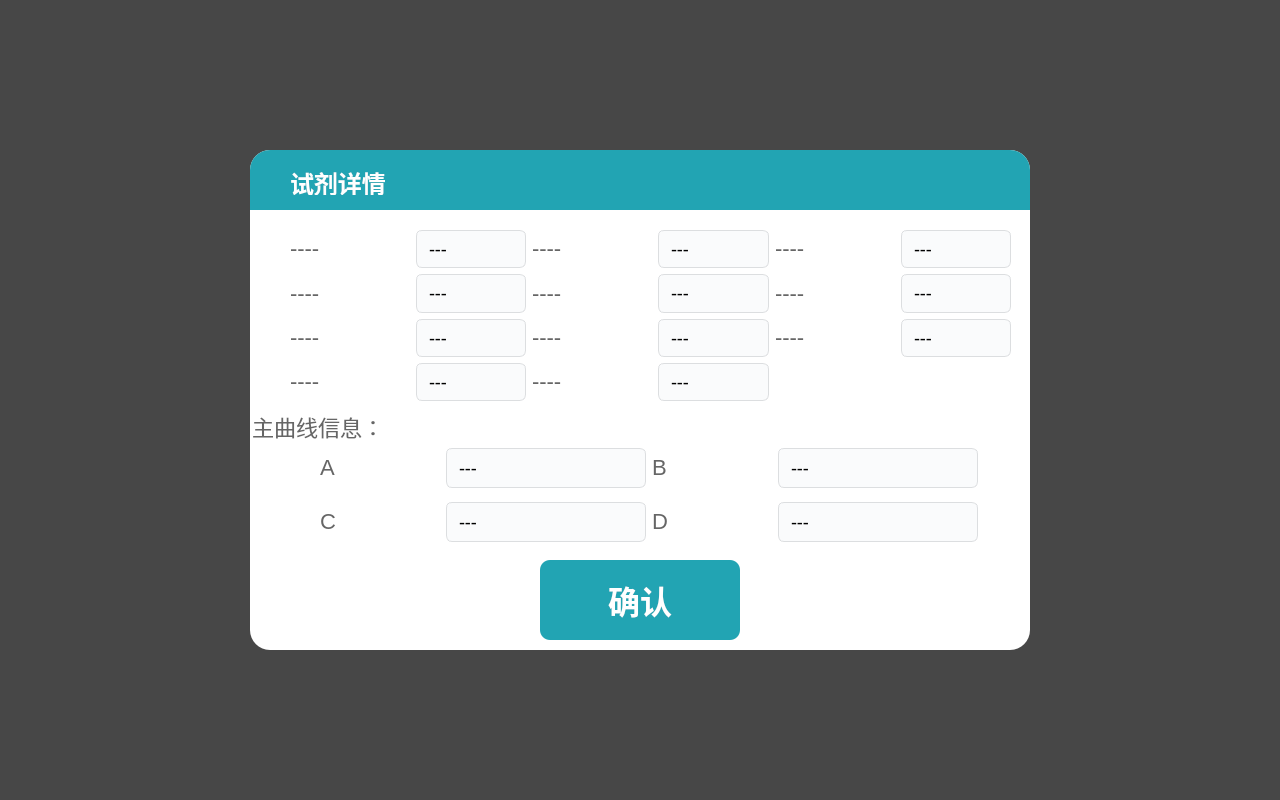
<?xml version="1.0" encoding="UTF-8"?>
<ui version="4.0">
 <class>DReagentDetails</class>
 <widget class="QWidget" name="DReagentDetails">
  <property name="geometry">
   <rect>
    <x>0</x>
    <y>0</y>
    <width>1280</width>
    <height>800</height>
   </rect>
  </property>
  <property name="windowTitle">
   <string>Form</string>
  </property>
  <property name="styleSheet">
   <string notr="true">image: none;
background: none;

background-color: rgba(0, 0, 0, 120);</string>
  </property>
  <layout class="QGridLayout" name="gridLayout">
   <item row="0" column="1">
    <spacer name="verticalSpacer">
     <property name="orientation">
      <enum>Qt::Vertical</enum>
     </property>
     <property name="sizeHint" stdset="0">
      <size>
       <width>20</width>
       <height>132</height>
      </size>
     </property>
    </spacer>
   </item>
   <item row="1" column="2">
    <spacer name="horizontalSpacer_2">
     <property name="orientation">
      <enum>Qt::Horizontal</enum>
     </property>
     <property name="sizeHint" stdset="0">
      <size>
       <width>232</width>
       <height>20</height>
      </size>
     </property>
    </spacer>
   </item>
   <item row="2" column="1">
    <spacer name="verticalSpacer_2">
     <property name="orientation">
      <enum>Qt::Vertical</enum>
     </property>
     <property name="sizeHint" stdset="0">
      <size>
       <width>20</width>
       <height>132</height>
      </size>
     </property>
    </spacer>
   </item>
   <item row="1" column="0">
    <spacer name="horizontalSpacer">
     <property name="orientation">
      <enum>Qt::Horizontal</enum>
     </property>
     <property name="sizeHint" stdset="0">
      <size>
       <width>232</width>
       <height>20</height>
      </size>
     </property>
    </spacer>
   </item>
   <item row="1" column="1">
    <widget class="QWidget" name="widget" native="true">
     <property name="minimumSize">
      <size>
       <width>780</width>
       <height>500</height>
      </size>
     </property>
     <property name="styleSheet">
      <string notr="true">image: none;
border-image: none;
background-image: none;

background: #FFFFFF;
border-radius: 20px;</string>
     </property>
     <widget class="QLabel" name="label_name">
      <property name="geometry">
       <rect>
        <x>40</x>
        <y>20</y>
        <width>241</width>
        <height>25</height>
       </rect>
      </property>
      <property name="styleSheet">
       <string notr="true">background: transparent;

width: 46px;
height: 23px;
font-family: PingFang SC;
font-weight: 500;
font-size: 24px;
color: #ffffff;
line-height: 34px;</string>
      </property>
      <property name="text">
       <string>试剂详情</string>
      </property>
     </widget>
     <widget class="QWidget" name="widget_5" native="true">
      <property name="geometry">
       <rect>
        <x>0</x>
        <y>0</y>
        <width>780</width>
        <height>60</height>
       </rect>
      </property>
      <property name="minimumSize">
       <size>
        <width>480</width>
        <height>40</height>
       </size>
      </property>
      <property name="styleSheet">
       <string notr="true">border: none;
background: none;
image: none;

background: #22a4b3;

border-top-left-radius: 20px;
border-top-right-radius: 20px;
border-bottom-left-radius: 0px;
border-bottom-right-radius: 0px;</string>
      </property>
     </widget>
     <widget class="QPushButton" name="btn_yes">
      <property name="geometry">
       <rect>
        <x>290</x>
        <y>410</y>
        <width>200</width>
        <height>80</height>
       </rect>
      </property>
      <property name="sizePolicy">
       <sizepolicy hsizetype="Expanding" vsizetype="Expanding">
        <horstretch>0</horstretch>
        <verstretch>0</verstretch>
       </sizepolicy>
      </property>
      <property name="maximumSize">
       <size>
        <width>1111</width>
        <height>1111</height>
       </size>
      </property>
      <property name="styleSheet">
       <string notr="true">background: #22A4B3;
border-radius: 10px;

font-family: PingFang SC;
font-weight: bold;
font-size: 32px;
color: #FFFFFF;
line-height: 42px;</string>
      </property>
      <property name="text">
       <string>确认</string>
      </property>
      <property name="flat">
       <bool>true</bool>
      </property>
     </widget>
     <widget class="QLabel" name="label_main">
      <property name="geometry">
       <rect>
        <x>2</x>
        <y>264</y>
        <width>150</width>
        <height>25</height>
       </rect>
      </property>
      <property name="sizePolicy">
       <sizepolicy hsizetype="Fixed" vsizetype="Minimum">
        <horstretch>0</horstretch>
        <verstretch>0</verstretch>
       </sizepolicy>
      </property>
      <property name="minimumSize">
       <size>
        <width>150</width>
        <height>25</height>
       </size>
      </property>
      <property name="maximumSize">
       <size>
        <width>100</width>
        <height>25</height>
       </size>
      </property>
      <property name="styleSheet">
       <string notr="true">font-size: 22px;
font-family: &quot;PingFang SC&quot;;
color: #666666;
</string>
      </property>
      <property name="text">
       <string>主曲线信息：</string>
      </property>
     </widget>
     <widget class="QWidget" name="">
      <property name="geometry">
       <rect>
        <x>40</x>
        <y>80</y>
        <width>721</width>
        <height>171</height>
       </rect>
      </property>
      <layout class="QGridLayout" name="gridLayout_2">
       <item row="3" column="2">
        <widget class="QLabel" name="label_paramsName_10">
         <property name="sizePolicy">
          <sizepolicy hsizetype="Fixed" vsizetype="Minimum">
           <horstretch>0</horstretch>
           <verstretch>0</verstretch>
          </sizepolicy>
         </property>
         <property name="minimumSize">
          <size>
           <width>120</width>
           <height>25</height>
          </size>
         </property>
         <property name="maximumSize">
          <size>
           <width>120</width>
           <height>25</height>
          </size>
         </property>
         <property name="styleSheet">
          <string notr="true">font-size: 22px;
font-family: &quot;PingFang SC&quot;;
color: #666666;
</string>
         </property>
         <property name="text">
          <string>----</string>
         </property>
        </widget>
       </item>
       <item row="0" column="4">
        <widget class="QLabel" name="label_paramsName_2">
         <property name="sizePolicy">
          <sizepolicy hsizetype="Fixed" vsizetype="Minimum">
           <horstretch>0</horstretch>
           <verstretch>0</verstretch>
          </sizepolicy>
         </property>
         <property name="minimumSize">
          <size>
           <width>120</width>
           <height>25</height>
          </size>
         </property>
         <property name="maximumSize">
          <size>
           <width>120</width>
           <height>25</height>
          </size>
         </property>
         <property name="styleSheet">
          <string notr="true">font-size: 22px;
font-family: &quot;PingFang SC&quot;;
color: #666666;
</string>
         </property>
         <property name="text">
          <string>----</string>
         </property>
        </widget>
       </item>
       <item row="1" column="4">
        <widget class="QLabel" name="label_paramsName_5">
         <property name="sizePolicy">
          <sizepolicy hsizetype="Fixed" vsizetype="Minimum">
           <horstretch>0</horstretch>
           <verstretch>0</verstretch>
          </sizepolicy>
         </property>
         <property name="minimumSize">
          <size>
           <width>120</width>
           <height>25</height>
          </size>
         </property>
         <property name="maximumSize">
          <size>
           <width>120</width>
           <height>25</height>
          </size>
         </property>
         <property name="styleSheet">
          <string notr="true">font-size: 22px;
font-family: &quot;PingFang SC&quot;;
color: #666666;
</string>
         </property>
         <property name="text">
          <string>----</string>
         </property>
        </widget>
       </item>
       <item row="2" column="2">
        <widget class="QLabel" name="label_paramsName_7">
         <property name="sizePolicy">
          <sizepolicy hsizetype="Fixed" vsizetype="Minimum">
           <horstretch>0</horstretch>
           <verstretch>0</verstretch>
          </sizepolicy>
         </property>
         <property name="minimumSize">
          <size>
           <width>120</width>
           <height>25</height>
          </size>
         </property>
         <property name="maximumSize">
          <size>
           <width>120</width>
           <height>25</height>
          </size>
         </property>
         <property name="styleSheet">
          <string notr="true">font-size: 22px;
font-family: &quot;PingFang SC&quot;;
color: #666666;
</string>
         </property>
         <property name="text">
          <string>----</string>
         </property>
        </widget>
       </item>
       <item row="3" column="0">
        <widget class="QLabel" name="label_paramsName_9">
         <property name="sizePolicy">
          <sizepolicy hsizetype="Fixed" vsizetype="Minimum">
           <horstretch>0</horstretch>
           <verstretch>0</verstretch>
          </sizepolicy>
         </property>
         <property name="minimumSize">
          <size>
           <width>120</width>
           <height>25</height>
          </size>
         </property>
         <property name="maximumSize">
          <size>
           <width>120</width>
           <height>25</height>
          </size>
         </property>
         <property name="styleSheet">
          <string notr="true">font-size: 22px;
font-family: &quot;PingFang SC&quot;;
color: #666666;
</string>
         </property>
         <property name="text">
          <string>----</string>
         </property>
        </widget>
       </item>
       <item row="1" column="0">
        <widget class="QLabel" name="label_paramsName_3">
         <property name="sizePolicy">
          <sizepolicy hsizetype="Fixed" vsizetype="Minimum">
           <horstretch>0</horstretch>
           <verstretch>0</verstretch>
          </sizepolicy>
         </property>
         <property name="minimumSize">
          <size>
           <width>120</width>
           <height>25</height>
          </size>
         </property>
         <property name="maximumSize">
          <size>
           <width>120</width>
           <height>25</height>
          </size>
         </property>
         <property name="styleSheet">
          <string notr="true">font-size: 22px;
font-family: &quot;PingFang SC&quot;;
color: #666666;
</string>
         </property>
         <property name="text">
          <string>----</string>
         </property>
        </widget>
       </item>
       <item row="2" column="4">
        <widget class="QLabel" name="label_paramsName_8">
         <property name="sizePolicy">
          <sizepolicy hsizetype="Fixed" vsizetype="Minimum">
           <horstretch>0</horstretch>
           <verstretch>0</verstretch>
          </sizepolicy>
         </property>
         <property name="minimumSize">
          <size>
           <width>120</width>
           <height>25</height>
          </size>
         </property>
         <property name="maximumSize">
          <size>
           <width>120</width>
           <height>25</height>
          </size>
         </property>
         <property name="styleSheet">
          <string notr="true">font-size: 22px;
font-family: &quot;PingFang SC&quot;;
color: #666666;
</string>
         </property>
         <property name="text">
          <string>----</string>
         </property>
        </widget>
       </item>
       <item row="0" column="2">
        <widget class="QLabel" name="label_paramsName_1">
         <property name="sizePolicy">
          <sizepolicy hsizetype="Fixed" vsizetype="Minimum">
           <horstretch>0</horstretch>
           <verstretch>0</verstretch>
          </sizepolicy>
         </property>
         <property name="minimumSize">
          <size>
           <width>120</width>
           <height>25</height>
          </size>
         </property>
         <property name="maximumSize">
          <size>
           <width>120</width>
           <height>25</height>
          </size>
         </property>
         <property name="styleSheet">
          <string notr="true">font-size: 22px;
font-family: &quot;PingFang SC&quot;;
color: #666666;
</string>
         </property>
         <property name="text">
          <string>----</string>
         </property>
        </widget>
       </item>
       <item row="1" column="2">
        <widget class="QLabel" name="label_paramsName_4">
         <property name="sizePolicy">
          <sizepolicy hsizetype="Fixed" vsizetype="Minimum">
           <horstretch>0</horstretch>
           <verstretch>0</verstretch>
          </sizepolicy>
         </property>
         <property name="minimumSize">
          <size>
           <width>120</width>
           <height>25</height>
          </size>
         </property>
         <property name="maximumSize">
          <size>
           <width>120</width>
           <height>25</height>
          </size>
         </property>
         <property name="styleSheet">
          <string notr="true">font-size: 22px;
font-family: &quot;PingFang SC&quot;;
color: #666666;
</string>
         </property>
         <property name="text">
          <string>----</string>
         </property>
        </widget>
       </item>
       <item row="2" column="0">
        <widget class="QLabel" name="label_paramsName_6">
         <property name="sizePolicy">
          <sizepolicy hsizetype="Fixed" vsizetype="Minimum">
           <horstretch>0</horstretch>
           <verstretch>0</verstretch>
          </sizepolicy>
         </property>
         <property name="minimumSize">
          <size>
           <width>120</width>
           <height>25</height>
          </size>
         </property>
         <property name="maximumSize">
          <size>
           <width>120</width>
           <height>25</height>
          </size>
         </property>
         <property name="styleSheet">
          <string notr="true">font-size: 22px;
font-family: &quot;PingFang SC&quot;;
color: #666666;
</string>
         </property>
         <property name="text">
          <string>----</string>
         </property>
        </widget>
       </item>
       <item row="0" column="0">
        <widget class="QLabel" name="label_paramsName_0">
         <property name="sizePolicy">
          <sizepolicy hsizetype="Fixed" vsizetype="Minimum">
           <horstretch>0</horstretch>
           <verstretch>0</verstretch>
          </sizepolicy>
         </property>
         <property name="minimumSize">
          <size>
           <width>120</width>
           <height>25</height>
          </size>
         </property>
         <property name="maximumSize">
          <size>
           <width>120</width>
           <height>25</height>
          </size>
         </property>
         <property name="styleSheet">
          <string notr="true">font-size: 22px;
font-family: &quot;PingFang SC&quot;;
color: #666666;
</string>
         </property>
         <property name="text">
          <string>----</string>
         </property>
        </widget>
       </item>
       <item row="0" column="1">
        <widget class="QLineEdit" name="edit_paramsValue_0">
         <property name="sizePolicy">
          <sizepolicy hsizetype="Expanding" vsizetype="Expanding">
           <horstretch>0</horstretch>
           <verstretch>0</verstretch>
          </sizepolicy>
         </property>
         <property name="minimumSize">
          <size>
           <width>0</width>
           <height>0</height>
          </size>
         </property>
         <property name="maximumSize">
          <size>
           <width>200</width>
           <height>40</height>
          </size>
         </property>
         <property name="styleSheet">
          <string notr="true">background: #FAFBFC;
border: 1px solid #DCDEE0;
border-radius: 6px;
font-size: 18px;
font-family: &quot;PingFang SC&quot;;
padding-left: 10px;</string>
         </property>
         <property name="text">
          <string>---</string>
         </property>
         <property name="readOnly">
          <bool>true</bool>
         </property>
        </widget>
       </item>
       <item row="0" column="3">
        <widget class="QLineEdit" name="edit_paramsValue_1">
         <property name="sizePolicy">
          <sizepolicy hsizetype="Expanding" vsizetype="Expanding">
           <horstretch>0</horstretch>
           <verstretch>0</verstretch>
          </sizepolicy>
         </property>
         <property name="minimumSize">
          <size>
           <width>0</width>
           <height>0</height>
          </size>
         </property>
         <property name="maximumSize">
          <size>
           <width>200</width>
           <height>40</height>
          </size>
         </property>
         <property name="styleSheet">
          <string notr="true">background: #FAFBFC;
border: 1px solid #DCDEE0;
border-radius: 6px;
font-size: 18px;
font-family: &quot;PingFang SC&quot;;
padding-left: 10px;</string>
         </property>
         <property name="text">
          <string>---</string>
         </property>
         <property name="readOnly">
          <bool>true</bool>
         </property>
        </widget>
       </item>
       <item row="0" column="5">
        <widget class="QLineEdit" name="edit_paramsValue_2">
         <property name="sizePolicy">
          <sizepolicy hsizetype="Expanding" vsizetype="Expanding">
           <horstretch>0</horstretch>
           <verstretch>0</verstretch>
          </sizepolicy>
         </property>
         <property name="minimumSize">
          <size>
           <width>0</width>
           <height>0</height>
          </size>
         </property>
         <property name="maximumSize">
          <size>
           <width>200</width>
           <height>40</height>
          </size>
         </property>
         <property name="styleSheet">
          <string notr="true">background: #FAFBFC;
border: 1px solid #DCDEE0;
border-radius: 6px;
font-size: 18px;
font-family: &quot;PingFang SC&quot;;
padding-left: 10px;</string>
         </property>
         <property name="text">
          <string>---</string>
         </property>
         <property name="readOnly">
          <bool>true</bool>
         </property>
        </widget>
       </item>
       <item row="3" column="3">
        <widget class="QLineEdit" name="edit_paramsValue_10">
         <property name="sizePolicy">
          <sizepolicy hsizetype="Expanding" vsizetype="Expanding">
           <horstretch>0</horstretch>
           <verstretch>0</verstretch>
          </sizepolicy>
         </property>
         <property name="minimumSize">
          <size>
           <width>0</width>
           <height>0</height>
          </size>
         </property>
         <property name="maximumSize">
          <size>
           <width>200</width>
           <height>40</height>
          </size>
         </property>
         <property name="styleSheet">
          <string notr="true">background: #FAFBFC;
border: 1px solid #DCDEE0;
border-radius: 6px;
font-size: 18px;
font-family: &quot;PingFang SC&quot;;
padding-left: 10px;</string>
         </property>
         <property name="text">
          <string>---</string>
         </property>
         <property name="readOnly">
          <bool>true</bool>
         </property>
        </widget>
       </item>
       <item row="2" column="3">
        <widget class="QLineEdit" name="edit_paramsValue_7">
         <property name="sizePolicy">
          <sizepolicy hsizetype="Expanding" vsizetype="Expanding">
           <horstretch>0</horstretch>
           <verstretch>0</verstretch>
          </sizepolicy>
         </property>
         <property name="minimumSize">
          <size>
           <width>0</width>
           <height>0</height>
          </size>
         </property>
         <property name="maximumSize">
          <size>
           <width>200</width>
           <height>40</height>
          </size>
         </property>
         <property name="styleSheet">
          <string notr="true">background: #FAFBFC;
border: 1px solid #DCDEE0;
border-radius: 6px;
font-size: 18px;
font-family: &quot;PingFang SC&quot;;
padding-left: 10px;</string>
         </property>
         <property name="text">
          <string>---</string>
         </property>
         <property name="readOnly">
          <bool>true</bool>
         </property>
        </widget>
       </item>
       <item row="1" column="3">
        <widget class="QLineEdit" name="edit_paramsValue_4">
         <property name="sizePolicy">
          <sizepolicy hsizetype="Expanding" vsizetype="Expanding">
           <horstretch>0</horstretch>
           <verstretch>0</verstretch>
          </sizepolicy>
         </property>
         <property name="minimumSize">
          <size>
           <width>0</width>
           <height>0</height>
          </size>
         </property>
         <property name="maximumSize">
          <size>
           <width>200</width>
           <height>40</height>
          </size>
         </property>
         <property name="styleSheet">
          <string notr="true">background: #FAFBFC;
border: 1px solid #DCDEE0;
border-radius: 6px;
font-size: 18px;
font-family: &quot;PingFang SC&quot;;
padding-left: 10px;</string>
         </property>
         <property name="text">
          <string>---</string>
         </property>
         <property name="readOnly">
          <bool>true</bool>
         </property>
        </widget>
       </item>
       <item row="1" column="1">
        <widget class="QLineEdit" name="edit_paramsValue_3">
         <property name="sizePolicy">
          <sizepolicy hsizetype="Expanding" vsizetype="Expanding">
           <horstretch>0</horstretch>
           <verstretch>0</verstretch>
          </sizepolicy>
         </property>
         <property name="minimumSize">
          <size>
           <width>0</width>
           <height>0</height>
          </size>
         </property>
         <property name="maximumSize">
          <size>
           <width>200</width>
           <height>40</height>
          </size>
         </property>
         <property name="styleSheet">
          <string notr="true">background: #FAFBFC;
border: 1px solid #DCDEE0;
border-radius: 6px;
font-size: 18px;
font-family: &quot;PingFang SC&quot;;
padding-left: 10px;</string>
         </property>
         <property name="text">
          <string>---</string>
         </property>
         <property name="readOnly">
          <bool>true</bool>
         </property>
        </widget>
       </item>
       <item row="2" column="1">
        <widget class="QLineEdit" name="edit_paramsValue_6">
         <property name="sizePolicy">
          <sizepolicy hsizetype="Expanding" vsizetype="Expanding">
           <horstretch>0</horstretch>
           <verstretch>0</verstretch>
          </sizepolicy>
         </property>
         <property name="minimumSize">
          <size>
           <width>0</width>
           <height>0</height>
          </size>
         </property>
         <property name="maximumSize">
          <size>
           <width>200</width>
           <height>40</height>
          </size>
         </property>
         <property name="styleSheet">
          <string notr="true">background: #FAFBFC;
border: 1px solid #DCDEE0;
border-radius: 6px;
font-size: 18px;
font-family: &quot;PingFang SC&quot;;
padding-left: 10px;</string>
         </property>
         <property name="text">
          <string>---</string>
         </property>
         <property name="readOnly">
          <bool>true</bool>
         </property>
        </widget>
       </item>
       <item row="3" column="1">
        <widget class="QLineEdit" name="edit_paramsValue_9">
         <property name="sizePolicy">
          <sizepolicy hsizetype="Expanding" vsizetype="Expanding">
           <horstretch>0</horstretch>
           <verstretch>0</verstretch>
          </sizepolicy>
         </property>
         <property name="minimumSize">
          <size>
           <width>0</width>
           <height>0</height>
          </size>
         </property>
         <property name="maximumSize">
          <size>
           <width>200</width>
           <height>40</height>
          </size>
         </property>
         <property name="styleSheet">
          <string notr="true">background: #FAFBFC;
border: 1px solid #DCDEE0;
border-radius: 6px;
font-size: 18px;
font-family: &quot;PingFang SC&quot;;
padding-left: 10px;</string>
         </property>
         <property name="text">
          <string>---</string>
         </property>
         <property name="readOnly">
          <bool>true</bool>
         </property>
        </widget>
       </item>
       <item row="1" column="5">
        <widget class="QLineEdit" name="edit_paramsValue_5">
         <property name="sizePolicy">
          <sizepolicy hsizetype="Expanding" vsizetype="Expanding">
           <horstretch>0</horstretch>
           <verstretch>0</verstretch>
          </sizepolicy>
         </property>
         <property name="minimumSize">
          <size>
           <width>0</width>
           <height>0</height>
          </size>
         </property>
         <property name="maximumSize">
          <size>
           <width>200</width>
           <height>40</height>
          </size>
         </property>
         <property name="styleSheet">
          <string notr="true">background: #FAFBFC;
border: 1px solid #DCDEE0;
border-radius: 6px;
font-size: 18px;
font-family: &quot;PingFang SC&quot;;
padding-left: 10px;</string>
         </property>
         <property name="text">
          <string>---</string>
         </property>
         <property name="readOnly">
          <bool>true</bool>
         </property>
        </widget>
       </item>
       <item row="2" column="5">
        <widget class="QLineEdit" name="edit_paramsValue_8">
         <property name="sizePolicy">
          <sizepolicy hsizetype="Expanding" vsizetype="Expanding">
           <horstretch>0</horstretch>
           <verstretch>0</verstretch>
          </sizepolicy>
         </property>
         <property name="minimumSize">
          <size>
           <width>0</width>
           <height>0</height>
          </size>
         </property>
         <property name="maximumSize">
          <size>
           <width>200</width>
           <height>40</height>
          </size>
         </property>
         <property name="styleSheet">
          <string notr="true">background: #FAFBFC;
border: 1px solid #DCDEE0;
border-radius: 6px;
font-size: 18px;
font-family: &quot;PingFang SC&quot;;
padding-left: 10px;</string>
         </property>
         <property name="text">
          <string>---</string>
         </property>
         <property name="readOnly">
          <bool>true</bool>
         </property>
        </widget>
       </item>
      </layout>
     </widget>
     <widget class="QWidget" name="">
      <property name="geometry">
       <rect>
        <x>70</x>
        <y>290</y>
        <width>661</width>
        <height>111</height>
       </rect>
      </property>
      <layout class="QGridLayout" name="gridLayout_3">
       <item row="0" column="0">
        <widget class="QLabel" name="label_A">
         <property name="sizePolicy">
          <sizepolicy hsizetype="Fixed" vsizetype="Minimum">
           <horstretch>0</horstretch>
           <verstretch>0</verstretch>
          </sizepolicy>
         </property>
         <property name="minimumSize">
          <size>
           <width>0</width>
           <height>0</height>
          </size>
         </property>
         <property name="maximumSize">
          <size>
           <width>120</width>
           <height>25</height>
          </size>
         </property>
         <property name="styleSheet">
          <string notr="true">font-size: 22px;
font-family: &quot;PingFang SC&quot;;
color: #666666;
</string>
         </property>
         <property name="text">
          <string>A</string>
         </property>
        </widget>
       </item>
       <item row="0" column="1">
        <widget class="QLineEdit" name="edit_A">
         <property name="sizePolicy">
          <sizepolicy hsizetype="Fixed" vsizetype="Fixed">
           <horstretch>0</horstretch>
           <verstretch>0</verstretch>
          </sizepolicy>
         </property>
         <property name="minimumSize">
          <size>
           <width>200</width>
           <height>40</height>
          </size>
         </property>
         <property name="maximumSize">
          <size>
           <width>200</width>
           <height>40</height>
          </size>
         </property>
         <property name="styleSheet">
          <string notr="true">background: #FAFBFC;
border: 1px solid #DCDEE0;
border-radius: 6px;
font-size: 18px;
font-family: &quot;PingFang SC&quot;;
padding-left: 10px;</string>
         </property>
         <property name="text">
          <string>---</string>
         </property>
         <property name="readOnly">
          <bool>true</bool>
         </property>
        </widget>
       </item>
       <item row="0" column="2">
        <widget class="QLabel" name="label_B">
         <property name="sizePolicy">
          <sizepolicy hsizetype="Fixed" vsizetype="Minimum">
           <horstretch>0</horstretch>
           <verstretch>0</verstretch>
          </sizepolicy>
         </property>
         <property name="minimumSize">
          <size>
           <width>0</width>
           <height>0</height>
          </size>
         </property>
         <property name="maximumSize">
          <size>
           <width>120</width>
           <height>25</height>
          </size>
         </property>
         <property name="styleSheet">
          <string notr="true">font-size: 22px;
font-family: &quot;PingFang SC&quot;;
color: #666666;
</string>
         </property>
         <property name="text">
          <string>B</string>
         </property>
        </widget>
       </item>
       <item row="0" column="3">
        <widget class="QLineEdit" name="edit_B">
         <property name="sizePolicy">
          <sizepolicy hsizetype="Fixed" vsizetype="Fixed">
           <horstretch>0</horstretch>
           <verstretch>0</verstretch>
          </sizepolicy>
         </property>
         <property name="minimumSize">
          <size>
           <width>200</width>
           <height>40</height>
          </size>
         </property>
         <property name="maximumSize">
          <size>
           <width>200</width>
           <height>40</height>
          </size>
         </property>
         <property name="styleSheet">
          <string notr="true">background: #FAFBFC;
border: 1px solid #DCDEE0;
border-radius: 6px;
font-size: 18px;
font-family: &quot;PingFang SC&quot;;
padding-left: 10px;</string>
         </property>
         <property name="text">
          <string>---</string>
         </property>
         <property name="readOnly">
          <bool>true</bool>
         </property>
        </widget>
       </item>
       <item row="1" column="0">
        <widget class="QLabel" name="label_C">
         <property name="sizePolicy">
          <sizepolicy hsizetype="Fixed" vsizetype="Minimum">
           <horstretch>0</horstretch>
           <verstretch>0</verstretch>
          </sizepolicy>
         </property>
         <property name="minimumSize">
          <size>
           <width>0</width>
           <height>0</height>
          </size>
         </property>
         <property name="maximumSize">
          <size>
           <width>120</width>
           <height>25</height>
          </size>
         </property>
         <property name="styleSheet">
          <string notr="true">font-size: 22px;
font-family: &quot;PingFang SC&quot;;
color: #666666;
</string>
         </property>
         <property name="text">
          <string>C</string>
         </property>
        </widget>
       </item>
       <item row="1" column="1">
        <widget class="QLineEdit" name="edit_C">
         <property name="sizePolicy">
          <sizepolicy hsizetype="Fixed" vsizetype="Fixed">
           <horstretch>0</horstretch>
           <verstretch>0</verstretch>
          </sizepolicy>
         </property>
         <property name="minimumSize">
          <size>
           <width>200</width>
           <height>40</height>
          </size>
         </property>
         <property name="maximumSize">
          <size>
           <width>200</width>
           <height>40</height>
          </size>
         </property>
         <property name="styleSheet">
          <string notr="true">background: #FAFBFC;
border: 1px solid #DCDEE0;
border-radius: 6px;
font-size: 18px;
font-family: &quot;PingFang SC&quot;;
padding-left: 10px;</string>
         </property>
         <property name="text">
          <string>---</string>
         </property>
         <property name="readOnly">
          <bool>true</bool>
         </property>
        </widget>
       </item>
       <item row="1" column="2">
        <widget class="QLabel" name="label_D">
         <property name="sizePolicy">
          <sizepolicy hsizetype="Fixed" vsizetype="Minimum">
           <horstretch>0</horstretch>
           <verstretch>0</verstretch>
          </sizepolicy>
         </property>
         <property name="minimumSize">
          <size>
           <width>0</width>
           <height>0</height>
          </size>
         </property>
         <property name="maximumSize">
          <size>
           <width>120</width>
           <height>25</height>
          </size>
         </property>
         <property name="styleSheet">
          <string notr="true">font-size: 22px;
font-family: &quot;PingFang SC&quot;;
color: #666666;
</string>
         </property>
         <property name="text">
          <string>D</string>
         </property>
        </widget>
       </item>
       <item row="1" column="3">
        <widget class="QLineEdit" name="edit_D">
         <property name="sizePolicy">
          <sizepolicy hsizetype="Fixed" vsizetype="Fixed">
           <horstretch>0</horstretch>
           <verstretch>0</verstretch>
          </sizepolicy>
         </property>
         <property name="minimumSize">
          <size>
           <width>200</width>
           <height>40</height>
          </size>
         </property>
         <property name="maximumSize">
          <size>
           <width>200</width>
           <height>40</height>
          </size>
         </property>
         <property name="styleSheet">
          <string notr="true">background: #FAFBFC;
border: 1px solid #DCDEE0;
border-radius: 6px;
font-size: 18px;
font-family: &quot;PingFang SC&quot;;
padding-left: 10px;</string>
         </property>
         <property name="text">
          <string>---</string>
         </property>
         <property name="readOnly">
          <bool>true</bool>
         </property>
        </widget>
       </item>
      </layout>
     </widget>
     <zorder>widget_5</zorder>
     <zorder>label_name</zorder>
     <zorder>layoutWidget</zorder>
     <zorder>edit_D</zorder>
     <zorder>label_C</zorder>
     <zorder>label_D</zorder>
     <zorder>edit_C</zorder>
     <zorder>btn_yes</zorder>
    </widget>
   </item>
  </layout>
 </widget>
 <resources/>
 <connections/>
</ui>
